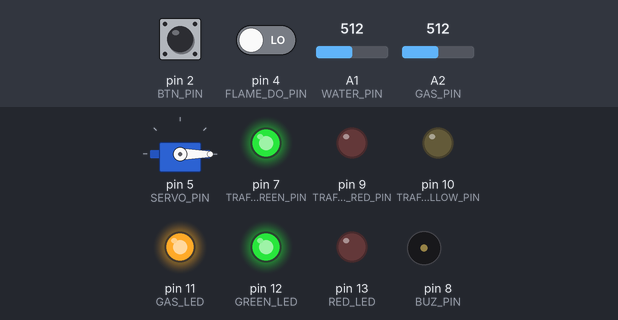
The sketch below on a simulated Arduino Uno, built with avr-gcc and run on an emulated ATmega328P. Shown: servo, output pins drawn as LEDs (lit = HIGH), buzzer (waves = sounding). Dashed ring = blinking. The inputs (shaded band) are chosen by the test bench; at power-on: A2 (GAS_PIN) = 512, pin 4 (FLAME_DO_PIN) LOW, pin 2 (BTN_PIN) HIGH, A1 (WATER_PIN) = 512.

Above: at 0.75 s.
1.3 s: A2 (GAS_PIN) set to 358
4.3 s: A2 (GAS_PIN) set to 334
At 4.65 s:
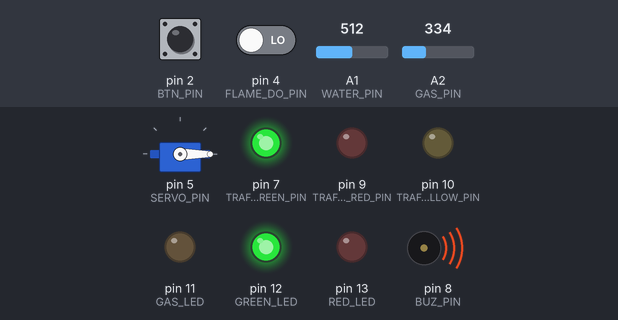
7.3 s: pin 4 (FLAME_DO_PIN) driven HIGH
At 7.9 s:
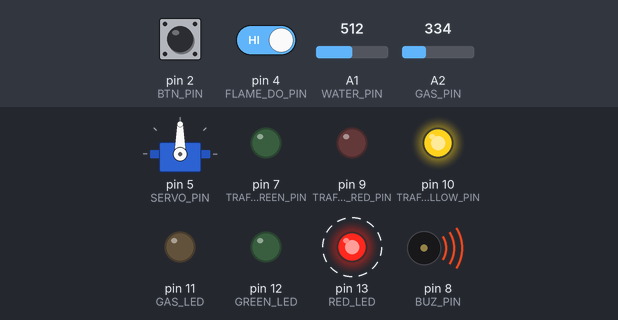
10.3 s: pin 4 (FLAME_DO_PIN) driven LOW
At 10.9 s:
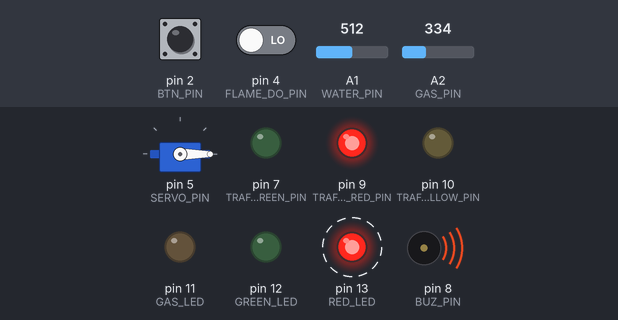
13.3 s: A2 (GAS_PIN) set to 360
At 13.6 s:
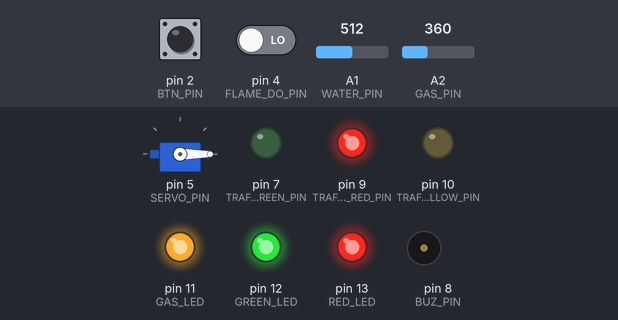
16.3 s: pin 4 (FLAME_DO_PIN) driven HIGH
At 16.9 s:
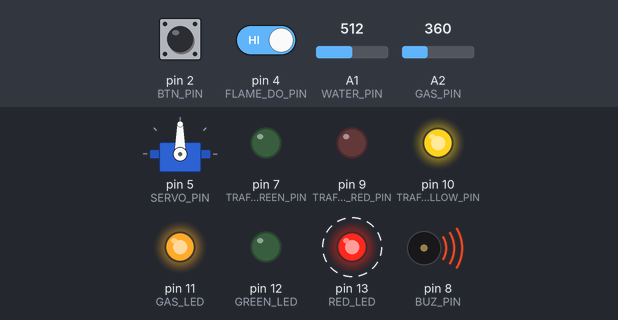
Timing chart, 0 to 22.7 s (numbered marks = the images above; inputs shaded):
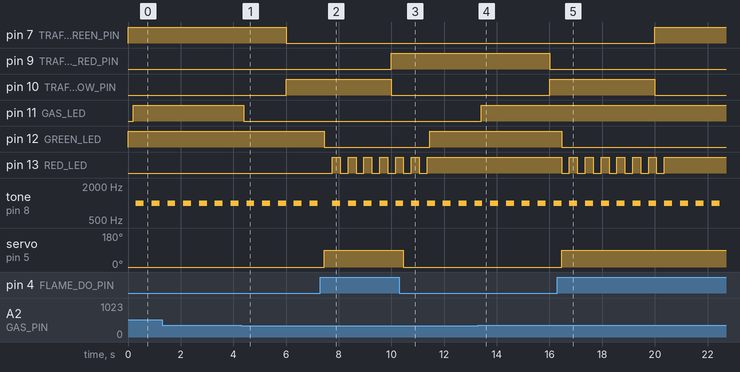

The sketch:

new_home.ino
```cpp
#include <Servo.h>

// ================================
// Pins
// ================================
#define BTN_PIN     2
#define BUZ_PIN     8


// #define DHTPIN      6
// #define DHTTYPE     DHT11

#define RED_LED     13
#define GREEN_LED   12

#define WATER_PIN   A1
#define GAS_PIN     A2
#define GAS_LED     11

// Flame: Digital Output (DO)
#define FLAME_DO_PIN 4     // DO من حساس اللهب إلى D4

// Servo
#define SERVO_PIN   5      // سيرفو على D5

// Traffic light LEDs (مستقلة)
#define TRAFFIC_RED_PIN     9
#define TRAFFIC_YELLOW_PIN  10
#define TRAFFIC_GREEN_PIN   7

// إذا كان حساس اللهب عند وجود لهب يعطي LOW خليها true، إذا يعطي HIGH خليها false
const bool FLAME_ACTIVE_LOW = false;

// ================================
// Objects
// ================================
Servo myServo;

// ================================
// Button Debounce
// ================================
bool lastButtonState = HIGH;
unsigned long lastDebounceTime = 0;
const unsigned long debounceDelay = 50;

// ================================
// Timing
// ================================
// unsigned long lastDhtRead = 0;

const unsigned long WATER_READ_INTERVAL = 200; // <-- حساس الماء 200ms
unsigned long lastWaterRead = 0;

const unsigned long GAS_READ_INTERVAL = 200;
unsigned long lastGasRead = 0;

const unsigned long FLAME_READ_INTERVAL = 50;
unsigned long lastFlameRead = 0;

// ================================
// Readings
// ================================
int waterValue = 0;
// float temperature = NAN;   // (ملغى)

int gasValue = 0;
bool gasAlarm = false;

bool fireDetected = false;
bool flameRawState = false;

// فلترة لإشارة اللهب (DO)
unsigned long flameLastChangeTime = 0;
bool flameLastRawState = false;
const unsigned long FLAME_STABLE_MS = 120;

// ================================
// Thresholds
// ================================
const int WATER_THRESHOLD = 400;
const int GAS_THRESHOLD   = 350;

// ================================
// Buzzer pattern (الطوارئ)
// ================================
unsigned long lastBeepTime = 0;
bool beepState = false;
const unsigned long alarmBeepInterval = 300;
const int alarmBeepFreq = 1000;

// ================================
// Flame emergency
// ================================
bool flameEmergencyActive = false;
unsigned long flameEmergencyStart = 0;
const unsigned long FLAME_EMERGENCY_DURATION = 4000;
bool lastFireStable = false;

// ================================
// Servo timed action
// ================================
enum ServoState { SERVO_IDLE, SERVO_AT_90_WAIT, SERVO_RETURNING };
ServoState servoState = SERVO_IDLE;
unsigned long servoActionStart = 0;

const int SERVO_HOME_ANGLE = 0;
const int SERVO_ALARM_ANGLE = 90;
const unsigned long SERVO_HOLD_DURATION = 3000;

int currentServoAngle = -1;

// ================================
// Traffic light AUTO
// ================================
enum TrafficState { TRAFFIC_RED, TRAFFIC_GREEN, TRAFFIC_YELLOW };
TrafficState trafficState = TRAFFIC_RED;
unsigned long trafficStateStart = 0;

const unsigned long TRAFFIC_RED_MS    = 6000;
const unsigned long TRAFFIC_GREEN_MS  = 6000;
const unsigned long TRAFFIC_YELLOW_MS = 4000;

// (مضاف فقط) لتمييز الأصفر بعد الأحمر أو بعد الأخضر
bool yellowAfterRed = false;

void setTraffic(TrafficState s) {
  trafficState = s;
  trafficStateStart = millis();
  digitalWrite(TRAFFIC_RED_PIN,    (s == TRAFFIC_RED)    ? HIGH : LOW);
  digitalWrite(TRAFFIC_YELLOW_PIN, (s == TRAFFIC_YELLOW) ? HIGH : LOW);
  digitalWrite(TRAFFIC_GREEN_PIN,  (s == TRAFFIC_GREEN)  ? HIGH : LOW);
}

// ================================
// Helpers
// ================================
bool readFlameDO() {
  int v = digitalRead(FLAME_DO_PIN);
  if (FLAME_ACTIVE_LOW) return (v == LOW);
  else                  return (v == HIGH);
}

void setServoAngle(int angle) {
  angle = constrain(angle, 0, 180);
  if (angle != currentServoAngle) {
    myServo.write(angle);
    currentServoAngle = angle;
  }
}

void setup() {
  Serial.begin(9600);

  pinMode(BTN_PIN, INPUT_PULLUP);
  pinMode(BUZ_PIN, OUTPUT);

  pinMode(RED_LED, OUTPUT);
  pinMode(GREEN_LED, OUTPUT);

  pinMode(GAS_LED, OUTPUT);
  pinMode(FLAME_DO_PIN, INPUT);

  pinMode(TRAFFIC_RED_PIN, OUTPUT);
  pinMode(TRAFFIC_YELLOW_PIN, OUTPUT);
  pinMode(TRAFFIC_GREEN_PIN, OUTPUT);

  digitalWrite(BUZ_PIN, LOW);
  digitalWrite(GAS_LED, LOW);

  // (تعديل فقط) يبدأ بالأخضر كما طلبت
  setTraffic(TRAFFIC_GREEN);

  // dht.begin(); // (ملغى)

  myServo.attach(SERVO_PIN);
  setServoAngle(SERVO_HOME_ANGLE);

  flameLastRawState = readFlameDO();
  flameLastChangeTime = millis();
  fireDetected = flameLastRawState;
  lastFireStable = fireDetected;

  // (مضاف حسب طلبك): اللمبة 12 شغالة دائماً إذا لا يوجد لهب
  digitalWrite(GREEN_LED, fireDetected ? LOW : HIGH);
}

void loop() {
  unsigned long now = millis();

  // ================================
  // Button read (debounce)  ← (مضاف فقط)
  // ================================
  bool reading = digitalRead(BTN_PIN);
  if (reading != lastButtonState) {
    lastDebounceTime = now;
  }

  bool buttonPressed = false;
  if ((now - lastDebounceTime) > debounceDelay) {
    buttonPressed = (reading == LOW); // INPUT_PULLUP
  }
  lastButtonState = reading;

  // ================================
  // Gas
  // ================================
  if (now - lastGasRead >= GAS_READ_INTERVAL) {
    lastGasRead = now;
    gasValue = analogRead(GAS_PIN);
    gasAlarm = (gasValue > GAS_THRESHOLD);
    digitalWrite(GAS_LED, gasAlarm ? HIGH : LOW);
  }

  // ================================
  // Water  (كل 200ms)
  // ================================
  if (now - lastWaterRead >= WATER_READ_INTERVAL) {
    lastWaterRead = now;
    waterValue = analogRead(WATER_PIN);
  }
  bool waterAlarm = (waterValue > WATER_THRESHOLD);

  // ================================
  // (تم إلغاء Temperature بالكامل)
  // ================================

  // ================================
  // Flame filter
  // ================================
  if (now - lastFlameRead >= FLAME_READ_INTERVAL) {
    lastFlameRead = now;
    flameRawState = readFlameDO();
    if (flameRawState != flameLastRawState) {
      flameLastRawState = flameRawState;
      flameLastChangeTime = now;
    }
    if ((now - flameLastChangeTime) >= FLAME_STABLE_MS) {
      fireDetected = flameLastRawState;
    }
  }

  bool fireRisingEdge = (fireDetected && !lastFireStable);
  if (fireRisingEdge) {
    flameEmergencyActive = true;
    flameEmergencyStart = now;
    lastBeepTime = now;
    beepState = false;

    // السرفو يفتح فقط عند النار
    servoState = SERVO_AT_90_WAIT;
    servoActionStart = now;
    setServoAngle(SERVO_ALARM_ANGLE);
  }
  lastFireStable = fireDetected;

  if (flameEmergencyActive && (now - flameEmergencyStart >= FLAME_EMERGENCY_DURATION)) {
    flameEmergencyActive = false;
  }

  // ================================
  // Servo  (يفتح بالنار فقط)
  // ================================
  if (servoState == SERVO_AT_90_WAIT) {
    if (now - servoActionStart >= SERVO_HOLD_DURATION) {
      servoState = SERVO_RETURNING;
      setServoAngle(SERVO_HOME_ANGLE);
    }
  } else if (servoState == SERVO_RETURNING) {
    servoState = SERVO_IDLE;
  } else {
    // كان: if (gasAlarm || fireDetected) ...
    // صار: نار فقط
    if (fireDetected) setServoAngle(SERVO_ALARM_ANGLE);
    else setServoAngle(SERVO_HOME_ANGLE);
  }

  // ================================
  // Buzzer (الطوارئ + زر)
  // ================================
  bool alarmNow = (fireDetected || waterAlarm || flameEmergencyActive);

  if (alarmNow) {
    if (now - lastBeepTime >= alarmBeepInterval) {
      lastBeepTime = now;
      beepState = !beepState;
      if (beepState) tone(BUZ_PIN, alarmBeepFreq);
      else noTone(BUZ_PIN);
    }
  } else if (buttonPressed) {
    tone(BUZ_PIN, 1000);   // يعمل فقط أثناء الضغط
    beepState = false;
  } else {
    noTone(BUZ_PIN);
    beepState = false;
  }

  // ================================
  // Red LED emergency blink  + (مضاف) تثبيت GREEN_LED دائماً عند عدم وجود لهب
  // ================================
  if (flameEmergencyActive) {
    digitalWrite(RED_LED, beepState ? HIGH : LOW);
    digitalWrite(GREEN_LED, LOW);
  } else {
    // حسب طلبك: اللمبة 12 شغالة دائماً طالما لا يوجد لهب
    if (!fireDetected) {
      digitalWrite(GREEN_LED, HIGH);
    } else {
      // عند وجود لهب: تبقى كما هي في الكود (لا نجبرها على HIGH)
      digitalWrite(GREEN_LED, LOW);
    }
  }

  // ================================
  // Traffic light AUTO (معدل للتسلسل: أخضر -> أصفر -> أحمر -> أصفر -> أخضر)
  // ================================
  if (trafficState == TRAFFIC_GREEN) {
    if (now - trafficStateStart >= TRAFFIC_GREEN_MS) {
      yellowAfterRed = false;        // أصفر بعد الأخضر
      setTraffic(TRAFFIC_YELLOW);
    }

  } else if (trafficState == TRAFFIC_YELLOW) {
    if (now - trafficStateStart >= TRAFFIC_YELLOW_MS) {
      if (yellowAfterRed) {
        setTraffic(TRAFFIC_GREEN);  // أصفر -> أخضر
      } else {
        setTraffic(TRAFFIC_RED);    // أصفر -> أحمر
      }
    }

  } else if (trafficState == TRAFFIC_RED) {
    if (now - trafficStateStart >= TRAFFIC_RED_MS) {
      yellowAfterRed = true;         // أصفر بعد الأحمر
      setTraffic(TRAFFIC_YELLOW);
    }
  }
}
```

Measured:
- the behaviour switches between 351 and 350 on A2 (GAS_PIN) (found by bisection; images 0 and 1)
- after the input at 4.3 s, pin 11 (GAS_LED): HIGH → LOW after 0.10 s
- after the input at 7.3 s, pin 12 (GREEN_LED): HIGH → LOW after 0.16 s; pin 13 (RED_LED): alternates HIGH for 0.30 s and LOW for 0.30 s, starting after 0.46 s; servo on pin 5 (SERVO_PIN): 0° → 90° after 0.16 s
- after the input at 10.3 s, pin 12 (GREEN_LED): LOW → HIGH after 1.2 s; servo on pin 5 (SERVO_PIN): 90° → 0° after 0.15 s
- after the input at 13.3 s, pin 11 (GAS_LED): LOW → HIGH after 0.10 s
- after the input at 16.3 s, pin 12 (GREEN_LED): HIGH → LOW after 0.16 s; pin 13 (RED_LED): alternates HIGH for 0.30 s and LOW for 0.30 s, 14 changes in all, then stays HIGH, starting after 0.16 s; servo on pin 5 (SERVO_PIN): 0° → 90° after 0.16 s
- by itself, tone on pin 8 (BUZ_PIN): alternates 1000 Hz for 0.30 s and silent for 0.30 s
